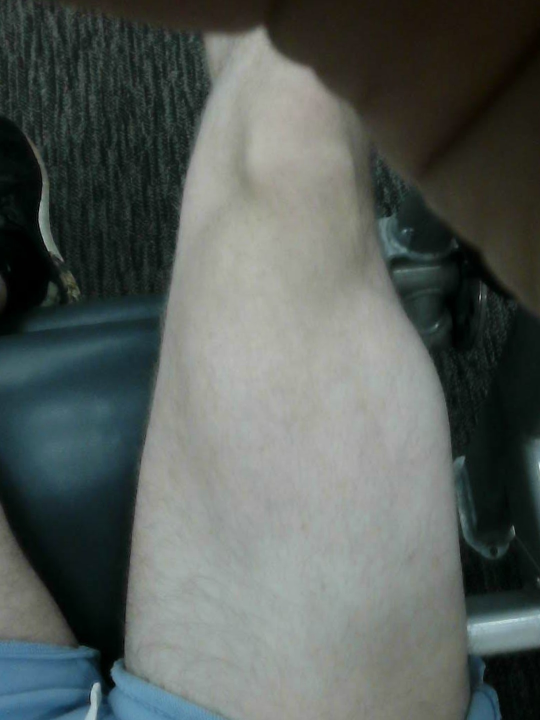
#> input picture Skin_Anatomical_Image_Dataset/original_images_concat/FLIR_20220906_102026_232-Visual.jpeg, 1080 x 1440 px, given in place of PXL_20230208_042542902.jpg, which was not available (shown at 1/2 size)
$ python maskGenSimple.py
#> lines starting #> are read from the running program, lines starting #| are printed output that depends on the picture; after the words box and inside, x2 and y2 are one past the last pixel; in counts of white or black regions, pixels touching at a corner belong together
# Sourced from https://towardsdatascience.com/generating-image-segmentation-masks-the-easy-way-dd4d3656dbd1

import os
import cv2
import json
import numpy as np

source_folder = os.path.join(os.getcwd(), "original_images_concat")
to_base_folder = os.getcwd()

# MODIFY THESE PATHS!
json_path = "via_custom_annotations_image_sets_1_2_3/anatomy_set2_json.json" # Relative to root directory
out = "simple_image_config2"


count = 0                                           # Count of total images saved
file_bbs = {}                                       # Dictionary containing polygon coordinates for mask
MASK_WIDTH = 256				    # Dimensions should match those of ground truth image
MASK_HEIGHT = 256

# Read JSON file
with open(json_path) as f:
#> (reads Skin_Anatomical_Image_Dataset/via_custom_annotations_image_sets_1_2_3/anatomy_set2_json.json from the repository)
  data = json.load(f)

# Extract X and Y coordinates if available and update dictionary
def add_to_dict(data, itr, key, count):
    try:
        x_points = data[itr]["regions"][count]["shape_attributes"]["all_points_x"]
        y_points = data[itr]["regions"][count]["shape_attributes"]["all_points_y"]
    except:
        print("No BB. Skipping", key)
        return

    all_points = []
    for i, x in enumerate(x_points):
        all_points.append([x, y_points[i]])

    file_bbs[key] = all_points

for itr in data:
    file_name_json = data[itr]["filename"]
    sub_count = 0               # Contains count of masks for a single ground truth image

    if len(data[itr]["regions"]) > 1:
        for _ in range(len(data[itr]["regions"])):
            key = file_name_json[:-4] + "*" + str(sub_count+1)
            add_to_dict(data, itr, key, sub_count)
            sub_count += 1
    else:
        add_to_dict(data, itr, file_name_json[:-4], 0)


print("\nDict size: ", len(file_bbs))

# Make new simple images folder
new_dir = os.path.join(to_base_folder, out)
image_folder = os.path.join(new_dir, "images")
mask_folder = os.path.join(new_dir, "masks")

os.mkdir(new_dir)
os.mkdir(image_folder)
os.mkdir(mask_folder)

for file_name in os.listdir(source_folder):
    curr_img = os.path.join(source_folder, file_name)
    # os.rename(curr_img, os.path.join(image_folder, file_name))
    os.system('cp ' + curr_img + ' ' + os.path.join(image_folder, file_name))
#> pass 2 of the loop `for file_name in os.listdir(source_folder):`:

# For each entry in dictionary, generate mask and save in correponding
# folder
for itr in file_bbs:
    # print("itr: ", itr)
    num_masks = itr.split("*")
    to_save_folder = os.path.join(source_folder, num_masks[0])

    # Set image dimensions
    # print("SRC: ", to_save_folder)
    print(os.path.join(to_save_folder + ".jpg"))
    img = cv2.imread(os.path.join(to_save_folder + ".jpg"))
#> img is the input picture: shape (1440, 1080, 3); mean B, G, R 90.5, 94.1, 87.1
    if img is None:
        print("Image failed to load. Attempting .jpeg extension...")
        img = cv2.imread(os.path.join(to_save_folder + "jpeg"))
    MASK_WIDTH, MASK_HEIGHT, channels = img.shape
#> MASK_WIDTH = 1440; MASK_HEIGHT = 1080; channels = 3
    print(MASK_HEIGHT, MASK_WIDTH, channels)
#| 1080 1440 3


    mask = np.zeros((MASK_WIDTH, MASK_HEIGHT))
    try:
        arr = np.array(file_bbs[itr])
        print(np.count_nonzero(arr))
    except:
        print("Not found:", itr)
        continue
    count += 1
    cv2.fillPoly(mask, [arr], color=(255))
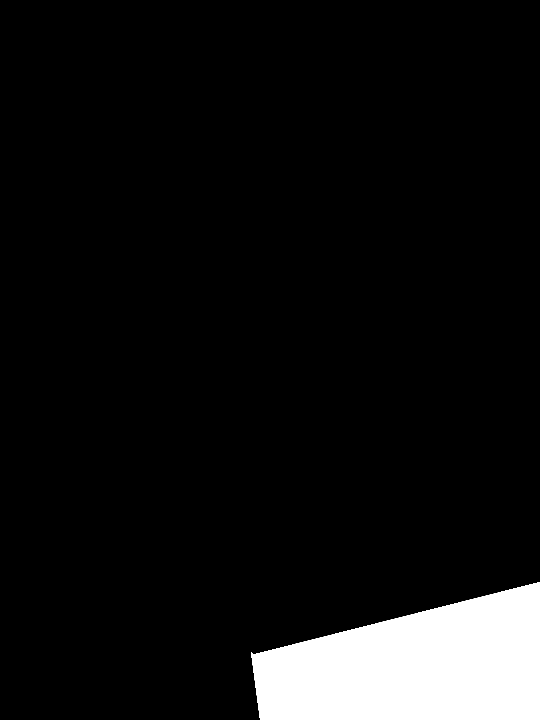
#> mask: shape (1440, 1080) float64 (shown at 1/2 size); 7.5% white; 1 white region, box (x1, y1, x2, y2) and area: (502, 1164, 1080, 1440) 116122
    # [5 lines of commented-out code are left out]
    if itr[-1] == ".":
        itr = itr[0:len(itr)-1]
    # print("Saving2: ", itr)

    if len(num_masks) > 1:
        cv2.imwrite(os.path.join(mask_folder, itr.replace("*", "_") + ".png") , mask)
    else:
        cv2.imwrite(os.path.join(mask_folder, itr + ".png") , mask)
#> pass 2 of the loop `for itr in file_bbs:`:
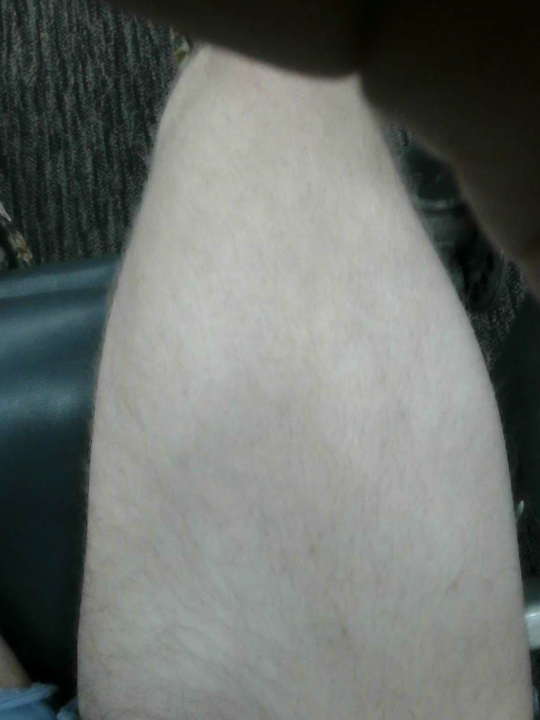
#> input picture Skin_Anatomical_Image_Dataset/original_images_concat/FLIR_20220906_102246_263-Visual.jpeg, 1080 x 1440 px, given in place of PXL_20230208_042435222.MP.jpg, which was not available (shown at 1/2 size)
#> img is the input picture: shape (1440, 1080, 3); mean B, G, R 108, 111.7, 107.1
#| 1080 1440 3
#> `cv2.fillPoly(mask, [arr], color=(255))`:
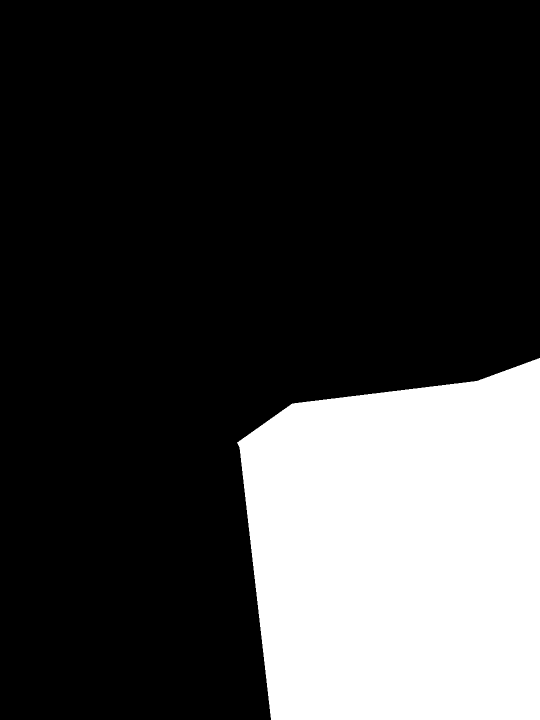
#> mask: shape (1440, 1080) float64 (shown at 1/2 size); 24.2% white; 1 white region, box (x1, y1, x2, y2) and area: (474, 716, 1080, 1440) 376236
#> (the run stopped early here; a loop or call above may not have finished)
